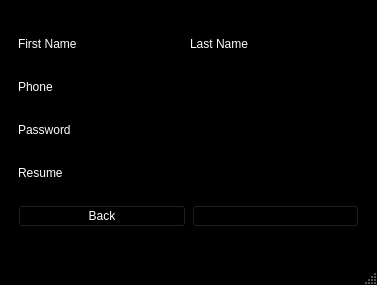
<?xml version="1.0" encoding="UTF-8"?>
<ui version="4.0">
 <class>MainWindow</class>
 <widget class="QMainWindow" name="MainWindow">
  <property name="geometry">
   <rect>
    <x>0</x>
    <y>0</y>
    <width>377</width>
    <height>285</height>
   </rect>
  </property>
  <property name="sizePolicy">
   <sizepolicy hsizetype="Expanding" vsizetype="Expanding">
    <horstretch>0</horstretch>
    <verstretch>0</verstretch>
   </sizepolicy>
  </property>
  <property name="palette">
   <palette>
    <active>
     <colorrole role="WindowText">
      <brush brushstyle="SolidPattern">
       <color alpha="255">
        <red>255</red>
        <green>255</green>
        <blue>255</blue>
       </color>
      </brush>
     </colorrole>
     <colorrole role="Button">
      <brush brushstyle="SolidPattern">
       <color alpha="255">
        <red>0</red>
        <green>0</green>
        <blue>0</blue>
       </color>
      </brush>
     </colorrole>
     <colorrole role="Light">
      <brush brushstyle="SolidPattern">
       <color alpha="255">
        <red>0</red>
        <green>0</green>
        <blue>0</blue>
       </color>
      </brush>
     </colorrole>
     <colorrole role="Midlight">
      <brush brushstyle="SolidPattern">
       <color alpha="255">
        <red>0</red>
        <green>0</green>
        <blue>0</blue>
       </color>
      </brush>
     </colorrole>
     <colorrole role="Dark">
      <brush brushstyle="SolidPattern">
       <color alpha="255">
        <red>0</red>
        <green>0</green>
        <blue>0</blue>
       </color>
      </brush>
     </colorrole>
     <colorrole role="Mid">
      <brush brushstyle="SolidPattern">
       <color alpha="255">
        <red>0</red>
        <green>0</green>
        <blue>0</blue>
       </color>
      </brush>
     </colorrole>
     <colorrole role="Text">
      <brush brushstyle="SolidPattern">
       <color alpha="255">
        <red>255</red>
        <green>255</green>
        <blue>255</blue>
       </color>
      </brush>
     </colorrole>
     <colorrole role="BrightText">
      <brush brushstyle="SolidPattern">
       <color alpha="255">
        <red>255</red>
        <green>255</green>
        <blue>255</blue>
       </color>
      </brush>
     </colorrole>
     <colorrole role="ButtonText">
      <brush brushstyle="SolidPattern">
       <color alpha="255">
        <red>255</red>
        <green>255</green>
        <blue>255</blue>
       </color>
      </brush>
     </colorrole>
     <colorrole role="Base">
      <brush brushstyle="SolidPattern">
       <color alpha="255">
        <red>0</red>
        <green>0</green>
        <blue>0</blue>
       </color>
      </brush>
     </colorrole>
     <colorrole role="Window">
      <brush brushstyle="SolidPattern">
       <color alpha="255">
        <red>0</red>
        <green>0</green>
        <blue>0</blue>
       </color>
      </brush>
     </colorrole>
     <colorrole role="Shadow">
      <brush brushstyle="SolidPattern">
       <color alpha="255">
        <red>0</red>
        <green>0</green>
        <blue>0</blue>
       </color>
      </brush>
     </colorrole>
     <colorrole role="AlternateBase">
      <brush brushstyle="SolidPattern">
       <color alpha="255">
        <red>0</red>
        <green>0</green>
        <blue>0</blue>
       </color>
      </brush>
     </colorrole>
     <colorrole role="ToolTipBase">
      <brush brushstyle="SolidPattern">
       <color alpha="255">
        <red>255</red>
        <green>255</green>
        <blue>220</blue>
       </color>
      </brush>
     </colorrole>
     <colorrole role="ToolTipText">
      <brush brushstyle="SolidPattern">
       <color alpha="255">
        <red>0</red>
        <green>0</green>
        <blue>0</blue>
       </color>
      </brush>
     </colorrole>
     <colorrole role="PlaceholderText">
      <brush brushstyle="SolidPattern">
       <color alpha="128">
        <red>255</red>
        <green>255</green>
        <blue>255</blue>
       </color>
      </brush>
     </colorrole>
    </active>
    <inactive>
     <colorrole role="WindowText">
      <brush brushstyle="SolidPattern">
       <color alpha="255">
        <red>255</red>
        <green>255</green>
        <blue>255</blue>
       </color>
      </brush>
     </colorrole>
     <colorrole role="Button">
      <brush brushstyle="SolidPattern">
       <color alpha="255">
        <red>0</red>
        <green>0</green>
        <blue>0</blue>
       </color>
      </brush>
     </colorrole>
     <colorrole role="Light">
      <brush brushstyle="SolidPattern">
       <color alpha="255">
        <red>0</red>
        <green>0</green>
        <blue>0</blue>
       </color>
      </brush>
     </colorrole>
     <colorrole role="Midlight">
      <brush brushstyle="SolidPattern">
       <color alpha="255">
        <red>0</red>
        <green>0</green>
        <blue>0</blue>
       </color>
      </brush>
     </colorrole>
     <colorrole role="Dark">
      <brush brushstyle="SolidPattern">
       <color alpha="255">
        <red>0</red>
        <green>0</green>
        <blue>0</blue>
       </color>
      </brush>
     </colorrole>
     <colorrole role="Mid">
      <brush brushstyle="SolidPattern">
       <color alpha="255">
        <red>0</red>
        <green>0</green>
        <blue>0</blue>
       </color>
      </brush>
     </colorrole>
     <colorrole role="Text">
      <brush brushstyle="SolidPattern">
       <color alpha="255">
        <red>255</red>
        <green>255</green>
        <blue>255</blue>
       </color>
      </brush>
     </colorrole>
     <colorrole role="BrightText">
      <brush brushstyle="SolidPattern">
       <color alpha="255">
        <red>255</red>
        <green>255</green>
        <blue>255</blue>
       </color>
      </brush>
     </colorrole>
     <colorrole role="ButtonText">
      <brush brushstyle="SolidPattern">
       <color alpha="255">
        <red>255</red>
        <green>255</green>
        <blue>255</blue>
       </color>
      </brush>
     </colorrole>
     <colorrole role="Base">
      <brush brushstyle="SolidPattern">
       <color alpha="255">
        <red>0</red>
        <green>0</green>
        <blue>0</blue>
       </color>
      </brush>
     </colorrole>
     <colorrole role="Window">
      <brush brushstyle="SolidPattern">
       <color alpha="255">
        <red>0</red>
        <green>0</green>
        <blue>0</blue>
       </color>
      </brush>
     </colorrole>
     <colorrole role="Shadow">
      <brush brushstyle="SolidPattern">
       <color alpha="255">
        <red>0</red>
        <green>0</green>
        <blue>0</blue>
       </color>
      </brush>
     </colorrole>
     <colorrole role="AlternateBase">
      <brush brushstyle="SolidPattern">
       <color alpha="255">
        <red>0</red>
        <green>0</green>
        <blue>0</blue>
       </color>
      </brush>
     </colorrole>
     <colorrole role="ToolTipBase">
      <brush brushstyle="SolidPattern">
       <color alpha="255">
        <red>255</red>
        <green>255</green>
        <blue>220</blue>
       </color>
      </brush>
     </colorrole>
     <colorrole role="ToolTipText">
      <brush brushstyle="SolidPattern">
       <color alpha="255">
        <red>0</red>
        <green>0</green>
        <blue>0</blue>
       </color>
      </brush>
     </colorrole>
     <colorrole role="PlaceholderText">
      <brush brushstyle="SolidPattern">
       <color alpha="128">
        <red>255</red>
        <green>255</green>
        <blue>255</blue>
       </color>
      </brush>
     </colorrole>
    </inactive>
    <disabled>
     <colorrole role="WindowText">
      <brush brushstyle="SolidPattern">
       <color alpha="255">
        <red>0</red>
        <green>0</green>
        <blue>0</blue>
       </color>
      </brush>
     </colorrole>
     <colorrole role="Button">
      <brush brushstyle="SolidPattern">
       <color alpha="255">
        <red>0</red>
        <green>0</green>
        <blue>0</blue>
       </color>
      </brush>
     </colorrole>
     <colorrole role="Light">
      <brush brushstyle="SolidPattern">
       <color alpha="255">
        <red>0</red>
        <green>0</green>
        <blue>0</blue>
       </color>
      </brush>
     </colorrole>
     <colorrole role="Midlight">
      <brush brushstyle="SolidPattern">
       <color alpha="255">
        <red>0</red>
        <green>0</green>
        <blue>0</blue>
       </color>
      </brush>
     </colorrole>
     <colorrole role="Dark">
      <brush brushstyle="SolidPattern">
       <color alpha="255">
        <red>0</red>
        <green>0</green>
        <blue>0</blue>
       </color>
      </brush>
     </colorrole>
     <colorrole role="Mid">
      <brush brushstyle="SolidPattern">
       <color alpha="255">
        <red>0</red>
        <green>0</green>
        <blue>0</blue>
       </color>
      </brush>
     </colorrole>
     <colorrole role="Text">
      <brush brushstyle="SolidPattern">
       <color alpha="255">
        <red>0</red>
        <green>0</green>
        <blue>0</blue>
       </color>
      </brush>
     </colorrole>
     <colorrole role="BrightText">
      <brush brushstyle="SolidPattern">
       <color alpha="255">
        <red>255</red>
        <green>255</green>
        <blue>255</blue>
       </color>
      </brush>
     </colorrole>
     <colorrole role="ButtonText">
      <brush brushstyle="SolidPattern">
       <color alpha="255">
        <red>0</red>
        <green>0</green>
        <blue>0</blue>
       </color>
      </brush>
     </colorrole>
     <colorrole role="Base">
      <brush brushstyle="SolidPattern">
       <color alpha="255">
        <red>0</red>
        <green>0</green>
        <blue>0</blue>
       </color>
      </brush>
     </colorrole>
     <colorrole role="Window">
      <brush brushstyle="SolidPattern">
       <color alpha="255">
        <red>0</red>
        <green>0</green>
        <blue>0</blue>
       </color>
      </brush>
     </colorrole>
     <colorrole role="Shadow">
      <brush brushstyle="SolidPattern">
       <color alpha="255">
        <red>0</red>
        <green>0</green>
        <blue>0</blue>
       </color>
      </brush>
     </colorrole>
     <colorrole role="AlternateBase">
      <brush brushstyle="SolidPattern">
       <color alpha="255">
        <red>0</red>
        <green>0</green>
        <blue>0</blue>
       </color>
      </brush>
     </colorrole>
     <colorrole role="ToolTipBase">
      <brush brushstyle="SolidPattern">
       <color alpha="255">
        <red>255</red>
        <green>255</green>
        <blue>220</blue>
       </color>
      </brush>
     </colorrole>
     <colorrole role="ToolTipText">
      <brush brushstyle="SolidPattern">
       <color alpha="255">
        <red>0</red>
        <green>0</green>
        <blue>0</blue>
       </color>
      </brush>
     </colorrole>
     <colorrole role="PlaceholderText">
      <brush brushstyle="SolidPattern">
       <color alpha="128">
        <red>255</red>
        <green>255</green>
        <blue>255</blue>
       </color>
      </brush>
     </colorrole>
    </disabled>
   </palette>
  </property>
  <property name="windowTitle">
   <string>Dentisty</string>
  </property>
  <widget class="QWidget" name="centralwidget">
   <layout class="QHBoxLayout" name="horizontalLayout_5">
    <item>
     <widget class="QStackedWidget" name="StackWidget">
      <property name="currentIndex">
       <number>0</number>
      </property>
      <widget class="QWidget" name="page">
       <layout class="QVBoxLayout" name="verticalLayout">
        <item>
         <layout class="QHBoxLayout" name="horizontalLayout">
          <item>
           <widget class="QLabel" name="label">
            <property name="text">
             <string>First Name</string>
            </property>
           </widget>
          </item>
          <item>
           <widget class="QLineEdit" name="FirstEdit"/>
          </item>
          <item>
           <spacer name="horizontalSpacer">
            <property name="orientation">
             <enum>Qt::Horizontal</enum>
            </property>
            <property name="sizeHint" stdset="0">
             <size>
              <width>40</width>
              <height>20</height>
             </size>
            </property>
           </spacer>
          </item>
          <item>
           <widget class="QLabel" name="label_2">
            <property name="text">
             <string>Last Name </string>
            </property>
           </widget>
          </item>
          <item>
           <widget class="QLineEdit" name="LastEdit"/>
          </item>
          <item>
           <spacer name="horizontalSpacer_2">
            <property name="orientation">
             <enum>Qt::Horizontal</enum>
            </property>
            <property name="sizeHint" stdset="0">
             <size>
              <width>40</width>
              <height>20</height>
             </size>
            </property>
           </spacer>
          </item>
         </layout>
        </item>
        <item>
         <layout class="QHBoxLayout" name="horizontalLayout_2">
          <item>
           <widget class="QLabel" name="label_4">
            <property name="text">
             <string>Phone       </string>
            </property>
           </widget>
          </item>
          <item>
           <widget class="QLineEdit" name="PhoneEdit"/>
          </item>
          <item>
           <spacer name="horizontalSpacer_4">
            <property name="orientation">
             <enum>Qt::Horizontal</enum>
            </property>
            <property name="sizeHint" stdset="0">
             <size>
              <width>40</width>
              <height>20</height>
             </size>
            </property>
           </spacer>
          </item>
         </layout>
        </item>
        <item>
         <layout class="QHBoxLayout" name="horizontalLayout_3">
          <item>
           <widget class="QLabel" name="label_3">
            <property name="text">
             <string>Password  </string>
            </property>
           </widget>
          </item>
          <item>
           <widget class="QLineEdit" name="PassEdit"/>
          </item>
          <item>
           <spacer name="horizontalSpacer_3">
            <property name="orientation">
             <enum>Qt::Horizontal</enum>
            </property>
            <property name="sizeHint" stdset="0">
             <size>
              <width>40</width>
              <height>20</height>
             </size>
            </property>
           </spacer>
          </item>
         </layout>
        </item>
        <item>
         <layout class="QHBoxLayout" name="horizontalLayout_4">
          <item>
           <widget class="QLabel" name="label_5">
            <property name="text">
             <string>Resume    </string>
            </property>
           </widget>
          </item>
          <item>
           <widget class="QLineEdit" name="PassEdit_3"/>
          </item>
          <item>
           <spacer name="horizontalSpacer_5">
            <property name="orientation">
             <enum>Qt::Horizontal</enum>
            </property>
            <property name="sizeHint" stdset="0">
             <size>
              <width>40</width>
              <height>20</height>
             </size>
            </property>
           </spacer>
          </item>
         </layout>
        </item>
        <item>
         <layout class="QHBoxLayout" name="horizontalLayout_7">
          <item>
           <widget class="QPushButton" name="BackButton">
            <property name="text">
             <string>Back</string>
            </property>
           </widget>
          </item>
          <item>
           <widget class="QPushButton" name="EntButton">
            <property name="palette">
             <palette>
              <active>
               <colorrole role="ButtonText">
                <brush brushstyle="SolidPattern">
                 <color alpha="255">
                  <red>0</red>
                  <green>0</green>
                  <blue>0</blue>
                 </color>
                </brush>
               </colorrole>
              </active>
              <inactive>
               <colorrole role="ButtonText">
                <brush brushstyle="SolidPattern">
                 <color alpha="255">
                  <red>0</red>
                  <green>0</green>
                  <blue>0</blue>
                 </color>
                </brush>
               </colorrole>
              </inactive>
              <disabled>
               <colorrole role="ButtonText">
                <brush brushstyle="SolidPattern">
                 <color alpha="255">
                  <red>0</red>
                  <green>0</green>
                  <blue>0</blue>
                 </color>
                </brush>
               </colorrole>
              </disabled>
             </palette>
            </property>
            <property name="text">
             <string>Sign up</string>
            </property>
           </widget>
          </item>
         </layout>
        </item>
       </layout>
      </widget>
      <widget class="QWidget" name="page_2">
       <layout class="QVBoxLayout" name="verticalLayout_3">
        <item>
         <layout class="QHBoxLayout" name="horizontalLayout_8">
          <item>
           <widget class="QLabel" name="label_7">
            <property name="text">
             <string>Phone       </string>
            </property>
           </widget>
          </item>
          <item>
           <widget class="QLineEdit" name="PhoneEdit_2"/>
          </item>
          <item>
           <spacer name="horizontalSpacer_7">
            <property name="orientation">
             <enum>Qt::Horizontal</enum>
            </property>
            <property name="sizeHint" stdset="0">
             <size>
              <width>40</width>
              <height>20</height>
             </size>
            </property>
           </spacer>
          </item>
         </layout>
        </item>
        <item>
         <layout class="QHBoxLayout" name="horizontalLayout_9">
          <item>
           <widget class="QLabel" name="label_8">
            <property name="text">
             <string>Password  </string>
            </property>
           </widget>
          </item>
          <item>
           <widget class="QLineEdit" name="PassEdit_2"/>
          </item>
          <item>
           <spacer name="horizontalSpacer_8">
            <property name="orientation">
             <enum>Qt::Horizontal</enum>
            </property>
            <property name="sizeHint" stdset="0">
             <size>
              <width>40</width>
              <height>20</height>
             </size>
            </property>
           </spacer>
          </item>
         </layout>
        </item>
        <item>
         <layout class="QHBoxLayout" name="horizontalLayout_6">
          <item>
           <widget class="QPushButton" name="EntButton_2">
            <property name="palette">
             <palette>
              <active>
               <colorrole role="ButtonText">
                <brush brushstyle="SolidPattern">
                 <color alpha="255">
                  <red>0</red>
                  <green>0</green>
                  <blue>0</blue>
                 </color>
                </brush>
               </colorrole>
              </active>
              <inactive>
               <colorrole role="ButtonText">
                <brush brushstyle="SolidPattern">
                 <color alpha="255">
                  <red>0</red>
                  <green>0</green>
                  <blue>0</blue>
                 </color>
                </brush>
               </colorrole>
              </inactive>
              <disabled>
               <colorrole role="ButtonText">
                <brush brushstyle="SolidPattern">
                 <color alpha="255">
                  <red>0</red>
                  <green>0</green>
                  <blue>0</blue>
                 </color>
                </brush>
               </colorrole>
              </disabled>
             </palette>
            </property>
            <property name="text">
             <string>Log in</string>
            </property>
           </widget>
          </item>
          <item>
           <widget class="QPushButton" name="SignUpButton">
            <property name="text">
             <string>Create an account</string>
            </property>
           </widget>
          </item>
          <item>
           <widget class="QLabel" name="LoadingLabel">
            <property name="text">
             <string/>
            </property>
           </widget>
          </item>
         </layout>
        </item>
       </layout>
      </widget>
      <widget class="QWidget" name="page_3">
       <layout class="QVBoxLayout" name="verticalLayout_2">
        <item>
         <widget class="QPushButton" name="pushButton">
          <property name="text">
           <string>PushButton</string>
          </property>
         </widget>
        </item>
        <item>
         <widget class="QPushButton" name="pushButton_3">
          <property name="text">
           <string>PushButton</string>
          </property>
         </widget>
        </item>
        <item>
         <widget class="QPushButton" name="pushButton_2">
          <property name="text">
           <string>PushButton</string>
          </property>
         </widget>
        </item>
       </layout>
      </widget>
     </widget>
    </item>
   </layout>
  </widget>
  <widget class="QMenuBar" name="menubar">
   <property name="geometry">
    <rect>
     <x>0</x>
     <y>0</y>
     <width>377</width>
     <height>26</height>
    </rect>
   </property>
  </widget>
  <widget class="QStatusBar" name="statusbar"/>
 </widget>
 <resources/>
 <connections/>
</ui>
